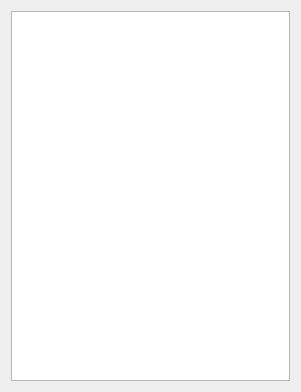
<?xml version="1.0" encoding="UTF-8"?>
<ui version="4.0">
 <class>ListView</class>
 <widget class="QWidget" name="ListView">
  <property name="geometry">
   <rect>
    <x>0</x>
    <y>0</y>
    <width>301</width>
    <height>392</height>
   </rect>
  </property>
  <property name="windowTitle">
   <string>List View</string>
  </property>
  <layout class="QGridLayout" name="gridLayout">
   <item row="0" column="0">
    <widget class="QListView" name="listView">
     <property name="editTriggers">
      <set>QAbstractItemView::NoEditTriggers</set>
     </property>
     <property name="alternatingRowColors">
      <bool>true</bool>
     </property>
     <property name="selectionMode">
      <enum>QAbstractItemView::MultiSelection</enum>
     </property>
    </widget>
   </item>
  </layout>
 </widget>
 <resources/>
 <connections/>
</ui>
